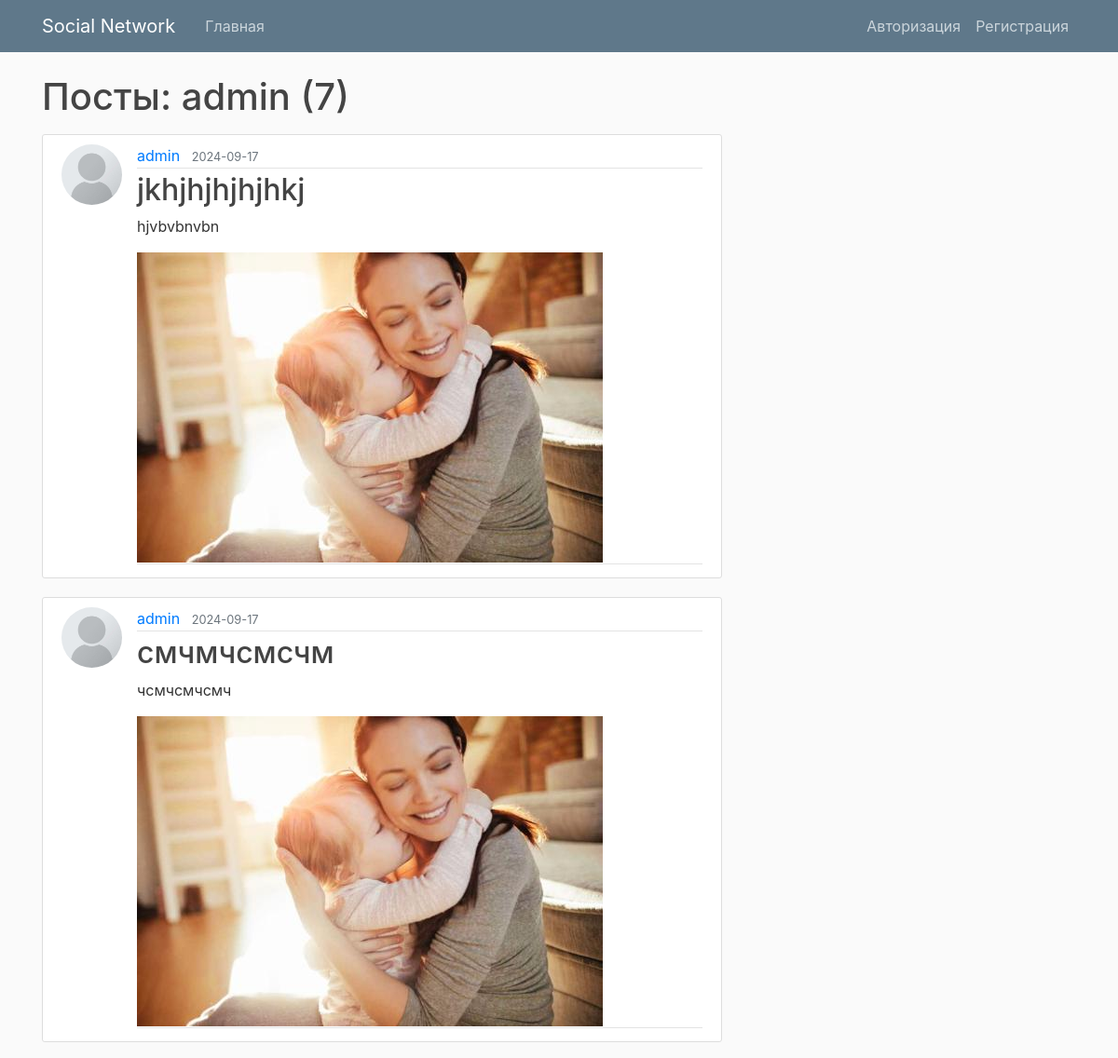
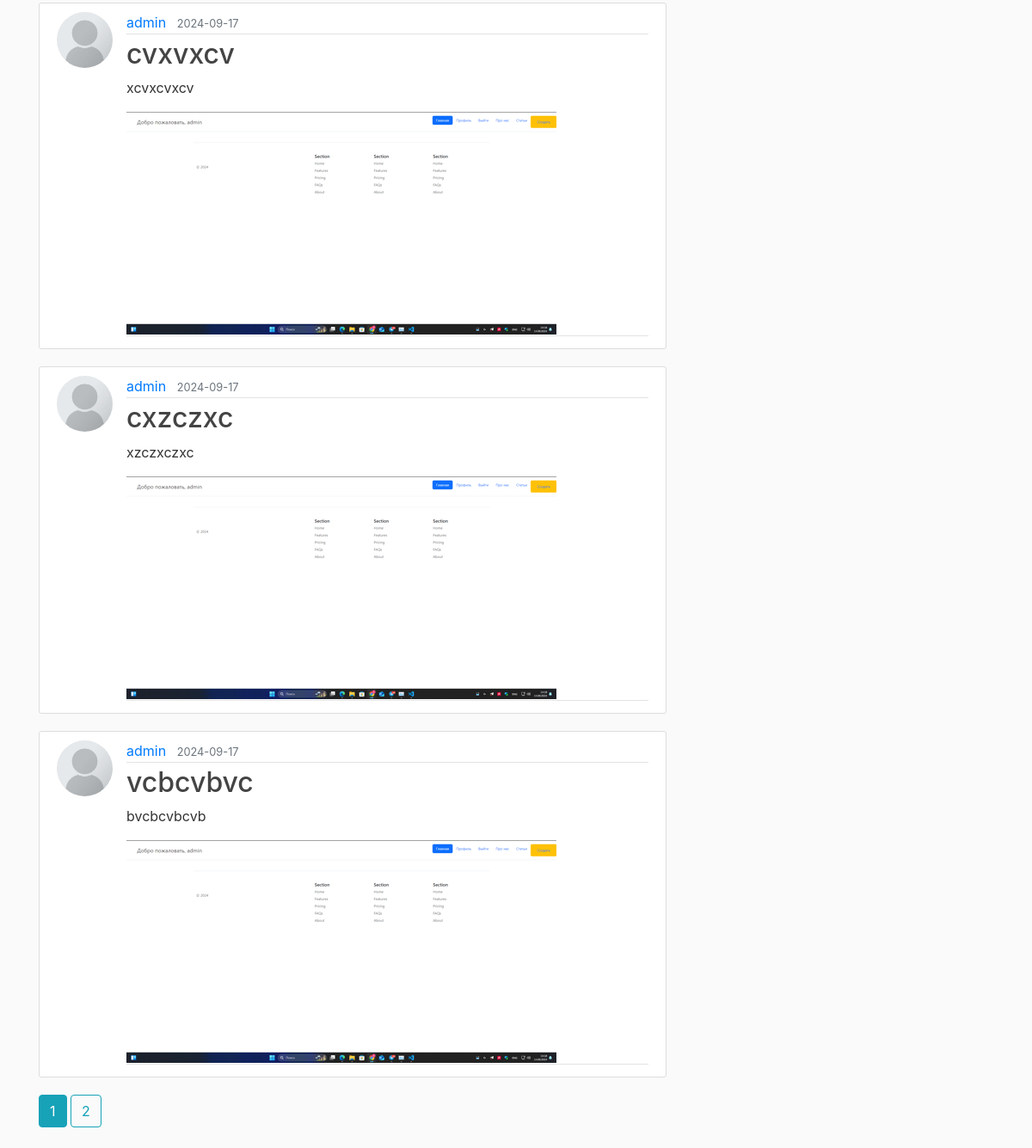
Screenshot of /user/admin with the database file from the repository (2 pictures, top to bottom).
### flaskblog/models.py (models this page shows, shortened)
class User(db.Model, UserMixin):
    id = db.Column(db.Integer, primary_key=True)
    username = db.Column(db.String(20), unique=True, nullable=False)
    email = db.Column(db.String(120), unique=True, nullable=False)
    image_file = db.Column(db.String(20), nullable=False, default='default.jpg')
    password = db.Column(db.String(60), nullable=False)
    posts = db.relationship('Post', backref='author', lazy=True)

class Post(db.Model):
    id = db.Column(db.Integer, primary_key=True)
    title = db.Column(db.String(100), nullable=False)
    date_posted = db.Column(db.DateTime, nullable=False, default=datetime.utcnow)
    content = db.Column(db.Text, nullable=False)
    post_image = db.Column(db.String(30), nullable=False, default='default.jpg')
    user_id = db.Column(db.Integer, db.ForeignKey('user.id'), nullable=False)

### flaskblog/routes.py (the view)
@app.route("/user/<string:username>")
def user_posts(username):
    page = request.args.get('page', 1, type=int)
    user = User.query.filter_by(username=username).first_or_404()
    posts = Post.query.filter_by(author=user)\
        .order_by(Post.date_posted.desc())\
        .paginate(page=page, per_page=5)
    return render_template('user_posts.html', posts=posts, user=user)

### flaskblog/templates/user_posts.html
{% extends "layout.html" %}
{% block content %}
    <h1 class="mb-3">Посты: {{ user.username }} ({{ posts.total }})</h1>
    {% for post in posts.items %}
        <article class="media content-section">
          <img class="rounded-circle article-img" src="{{ url_for('static', filename='profile_pics/' + post.author.image_file) }}">
          <div class="media-body">
            <div class="article-metadata">
              <a class="mr-2" href="{{ url_for('user_posts', username=post.author.username) }}">{{ post.author.username }}</a>
              <small class="text-muted">{{ post.date_posted.strftime('%Y-%m-%d') }}</small>
            </div>
            <h2><a class="article-title" href="{{ url_for('post', post_id=post.id) }}">{{ post.title }}</a></h2>
            <p class="article-content">{{ post.content }}</p>
            <div class="article-metadata">
              <img class="" src="{{ url_for('static', filename='post_pics/' + post.post_image) }}">
          </div>
          </div>
        </article>
    {% endfor %}
    {% for page_num in posts.iter_pages(left_edge=1, right_edge=1, left_current=1, right_current=2) %}
      {% if page_num %}
        {% if posts.page == page_num %}
          <a class="btn btn-info mb-4" href="{{ url_for('user_posts', username=user.username, page=page_num) }}">{{ page_num }}</a>
        {% else %}
          <a class="btn btn-outline-info mb-4" href="{{ url_for('user_posts', username=user.username, page=page_num) }}">{{ page_num }}</a>
        {% endif %}
      {% else %}
        ...
      {% endif %}
    {% endfor %}
{% endblock content %}

### flaskblog/templates/layout.html (shortened to what this page needs)
<!DOCTYPE html>
<html>
<head>
    <link rel="stylesheet" href="https://maxcdn.bootstrapcdn.com/bootstrap/4.0.0/css/bootstrap.min.css">
    <link rel="stylesheet" type="text/css" href="{{ url_for('static', filename='main.css') }}">
</head>
<body>
    <header class="site-header">
      <nav class="navbar navbar-expand-md navbar-dark bg-steel fixed-top">
        <div class="container">
          <a class="navbar-brand mr-4" href="/">Social Network</a>
          <div class="collapse navbar-collapse" id="navbarToggle">
            <div class="navbar-nav mr-auto">
              <a class="nav-item nav-link" href="{{ url_for('home') }}">Главная</a>
            </div>
            <div class="navbar-nav">
              {% if current_user.is_authenticated %}
                <a class="nav-item nav-link" href="{{ url_for('new_post') }}">Новый пост</a>
                <a class="nav-item nav-link" href="{{ url_for('account') }}">Аккаунт</a>
                <a class="nav-item nav-link" href="{{ url_for('logout') }}">Выйти</a>
              {% else %}
                <a class="nav-item nav-link" href="{{ url_for('login') }}">Авторизация</a>
                <a class="nav-item nav-link" href="{{ url_for('register') }}">Регистрация</a>
              {% endif %}
            </div>
          </div>
        </div>
      </nav>
    </header>
    <main role="main" class="container">
      <div class="row">
        <div class="col-md-8">
          {% block content %}{% endblock %}
        </div>
        <div class="col-md-4">
        </div>
      </div>
    </main>
</body>
</html>

### flaskblog/static/main.css (style rules this page uses)
body { background: #fafafa; color: #333333; margin-top: 5rem; }
h1, h2, h3, h4, h5, h6 { color: #444444; }
.bg-steel { background-color: #5f788a; }
.site-header .navbar-nav .nav-link { color: #cbd5db; }
.content-section { background: #ffffff; padding: 10px 20px; border: 1px solid #dddddd; border-radius: 3px; margin-bottom: 20px; }
.article-title { color: #444444; }
.article-content { white-space: pre-line; }
.article-img { height: 65px; width: 65px; margin-right: 16px; }
.article-metadata { padding-bottom: 1px; margin-bottom: 4px; border-bottom: 1px solid #e3e3e3 }

### rows the page displays
User: username "admin"
Post: image_file (placeholder picture), author.username "admin", date_posted "2024-09-17", title "jkhjhjhjhjhkj", content "hjvbvbnvbn", post_image (picture)
Post: image_file (placeholder picture), author.username "admin", date_posted "2024-09-17", title "смчмчсмсчм", content "чсмчсмчсмч", post_image (picture)
Post: image_file (placeholder picture), author.username "admin", date_posted "2024-09-17", title "cvxvxcv", content "xcvxcvxcv", post_image (picture)
Post: image_file (placeholder picture), author.username "admin", date_posted "2024-09-17", title "cxzczxc", content "xzczxczxc", post_image (picture)
Post: image_file (placeholder picture), author.username "admin", date_posted "2024-09-17", title "vcbcvbvc", content "bvcbcvbcvb", post_image (picture)

### other values shown
{{ posts.total }} "7"
{{ page_num }} "1"
{{ page_num }} "2"
